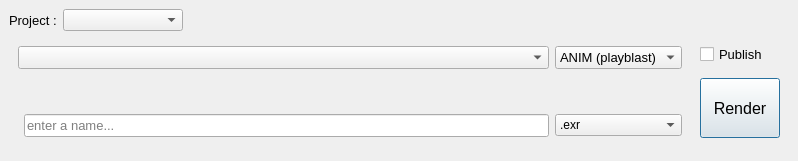
<?xml version="1.0" encoding="UTF-8"?>
<ui version="4.0">
 <class>MainWindow</class>
 <widget class="QDialog" name="MainWindow">
  <property name="geometry">
   <rect>
    <x>0</x>
    <y>0</y>
    <width>798</width>
    <height>161</height>
   </rect>
  </property>
  <property name="windowTitle">
   <string>MainWindow</string>
  </property>
  <layout class="QHBoxLayout" name="horizontalLayout_3">
   <property name="spacing">
    <number>0</number>
   </property>
   <property name="leftMargin">
    <number>0</number>
   </property>
   <property name="topMargin">
    <number>0</number>
   </property>
   <property name="rightMargin">
    <number>0</number>
   </property>
   <property name="bottomMargin">
    <number>0</number>
   </property>
   <item>
    <layout class="QGridLayout" name="gridLayout_3">
     <property name="leftMargin">
      <number>0</number>
     </property>
     <property name="topMargin">
      <number>0</number>
     </property>
     <property name="rightMargin">
      <number>0</number>
     </property>
     <property name="bottomMargin">
      <number>0</number>
     </property>
     <property name="spacing">
      <number>0</number>
     </property>
     <item row="0" column="0">
      <widget class="QWidget" name="widget" native="true">
       <layout class="QHBoxLayout" name="horizontalLayout">
        <property name="leftMargin">
         <number>9</number>
        </property>
        <property name="topMargin">
         <number>9</number>
        </property>
        <property name="bottomMargin">
         <number>0</number>
        </property>
        <item>
         <widget class="QLabel" name="label">
          <property name="font">
           <font>
            <pointsize>10</pointsize>
           </font>
          </property>
          <property name="text">
           <string>Project :</string>
          </property>
         </widget>
        </item>
        <item>
         <widget class="QComboBox" name="cb_project">
          <property name="minimumSize">
           <size>
            <width>120</width>
            <height>0</height>
           </size>
          </property>
         </widget>
        </item>
        <item>
         <spacer name="horizontalSpacer">
          <property name="orientation">
           <enum>Qt::Horizontal</enum>
          </property>
          <property name="sizeHint" stdset="0">
           <size>
            <width>40</width>
            <height>20</height>
           </size>
          </property>
         </spacer>
        </item>
       </layout>
      </widget>
     </item>
     <item row="1" column="0">
      <widget class="QWidget" name="widget_2" native="true">
       <layout class="QHBoxLayout" name="horizontalLayout_2">
        <property name="spacing">
         <number>0</number>
        </property>
        <property name="topMargin">
         <number>0</number>
        </property>
        <property name="bottomMargin">
         <number>0</number>
        </property>
        <item>
         <widget class="QWidget" name="widget_5" native="true">
          <property name="maximumSize">
           <size>
            <width>16777215</width>
            <height>100</height>
           </size>
          </property>
          <layout class="QGridLayout" name="gridLayout_2">
           <property name="topMargin">
            <number>0</number>
           </property>
           <item row="0" column="2">
            <widget class="QComboBox" name="cb_type">
             <property name="font">
              <font>
               <pointsize>10</pointsize>
              </font>
             </property>
             <item>
              <property name="text">
               <string>ANIM (playblast)</string>
              </property>
             </item>
             <item>
              <property name="text">
               <string>FX</string>
              </property>
             </item>
             <item>
              <property name="text">
               <string>LIGHT</string>
              </property>
             </item>
            </widget>
           </item>
           <item row="1" column="1">
            <spacer name="verticalSpacer">
             <property name="orientation">
              <enum>Qt::Vertical</enum>
             </property>
             <property name="sizeHint" stdset="0">
              <size>
               <width>20</width>
               <height>40</height>
              </size>
             </property>
            </spacer>
           </item>
           <item row="0" column="0" colspan="2">
            <widget class="QComboBox" name="cb_shot">
             <property name="font">
              <font>
               <pointsize>10</pointsize>
              </font>
             </property>
            </widget>
           </item>
           <item row="2" column="1">
            <widget class="QLineEdit" name="le_name">
             <property name="font">
              <font>
               <pointsize>10</pointsize>
              </font>
             </property>
             <property name="placeholderText">
              <string>enter a name...</string>
             </property>
            </widget>
           </item>
           <item row="2" column="2">
            <widget class="QComboBox" name="cb_format">
             <item>
              <property name="text">
               <string>.exr</string>
              </property>
             </item>
             <item>
              <property name="text">
               <string>.tiff</string>
              </property>
             </item>
             <item>
              <property name="text">
               <string>.png</string>
              </property>
             </item>
            </widget>
           </item>
          </layout>
         </widget>
        </item>
        <item>
         <widget class="QWidget" name="widget_4" native="true">
          <property name="maximumSize">
           <size>
            <width>150</width>
            <height>16777215</height>
           </size>
          </property>
          <layout class="QVBoxLayout" name="verticalLayout">
           <property name="spacing">
            <number>0</number>
           </property>
           <property name="topMargin">
            <number>0</number>
           </property>
           <item>
            <widget class="QCheckBox" name="cb_publish">
             <property name="font">
              <font>
               <pointsize>10</pointsize>
              </font>
             </property>
             <property name="text">
              <string>Publish</string>
             </property>
            </widget>
           </item>
           <item>
            <widget class="QPushButton" name="pb_render">
             <property name="minimumSize">
              <size>
               <width>0</width>
               <height>60</height>
              </size>
             </property>
             <property name="font">
              <font>
               <pointsize>12</pointsize>
              </font>
             </property>
             <property name="text">
              <string>Render</string>
             </property>
            </widget>
           </item>
          </layout>
         </widget>
        </item>
       </layout>
      </widget>
     </item>
    </layout>
   </item>
  </layout>
 </widget>
 <resources/>
 <connections/>
</ui>
